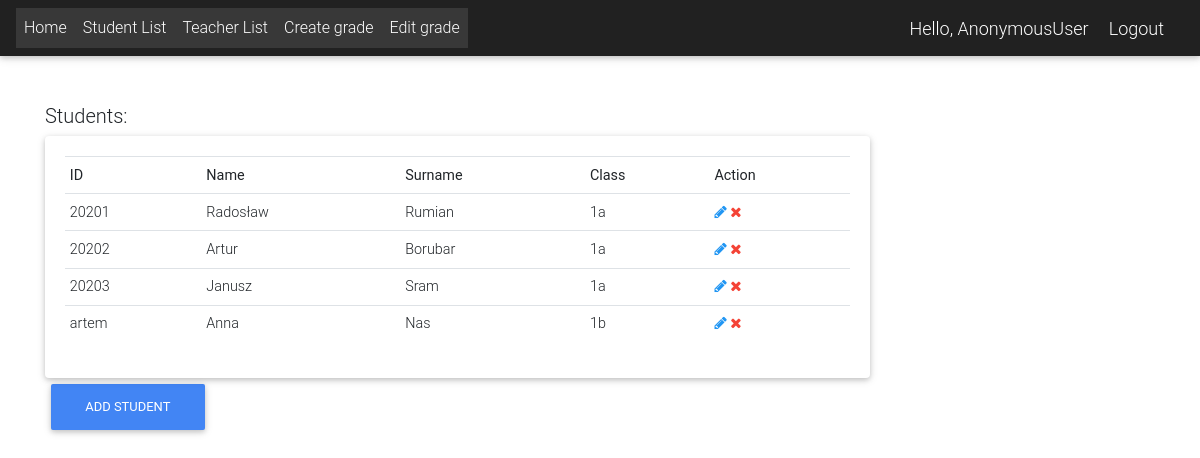
Before: /student_list/ with the older database file.
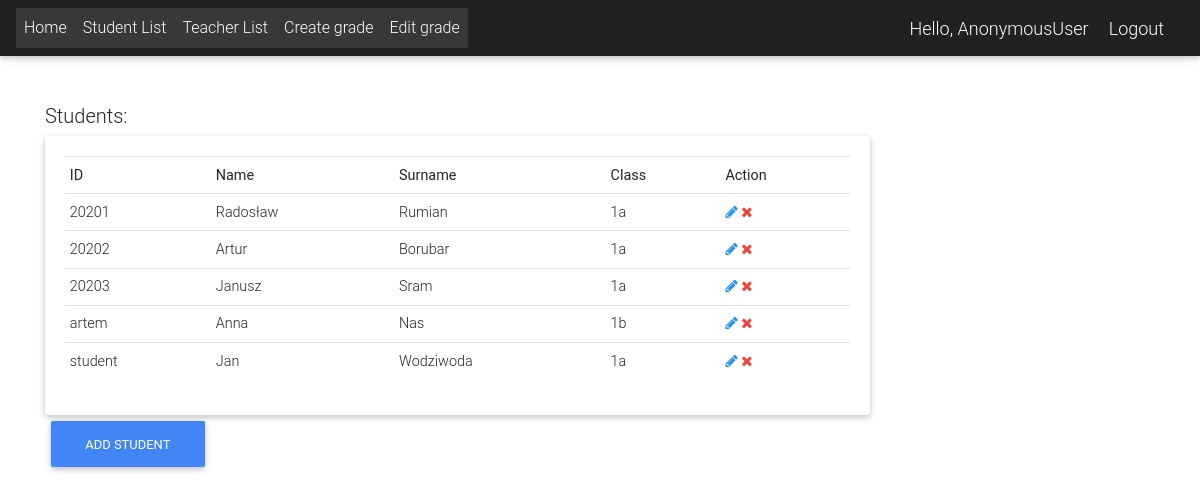
After: the same page with the newer database file.
### app/models.py (models this page shows, shortened)
class Student(models.Model):
    user = models.OneToOneField(User, on_delete=models.CASCADE)
    id_number = models.CharField(max_length=20, unique=True)
    students_class = models.CharField(choices=BRANCH, max_length=1, blank=True, null=True)
    year = models.CharField(choices=YEAR, max_length=1, blank=True, null=True)

class User(AbstractUser):
    is_student = models.BooleanField(default=False)
    is_teacher = models.BooleanField(default=False)
    phone = models.CharField(max_length=60, blank=True, null=True)
    address = models.CharField(max_length=60, blank=True, null=True)
    email = models.EmailField(blank=True, null=True)
    username_validator = ASCIIUsernameValidator()

### app/views.py (the view)
# urls.py: path('student_list/', student_list, name='student_list'),
def student_list(request):
    students = Student.objects.all()
    context = {
        'students': students,
    }
    return render(request, 'students/student_list.html', context)

### templates/students/student_list.html (shortened to what this page needs)
{% extends 'Links.html' %}
{% block content %}
<div class="container ">
    <br><br>
<div class="row">
    <div class="col-md-9">
        <h5>Students:</h5>
        <div class="card card-body">
            <table class="table table-sm">
                <tr>
                    <th>ID</th>
                    <th>Name</th>
                    <th>Surname</th>
                    <th>Class</th>
                    <th>Action</th>
                </tr>
                {% for s in students %}
                <tr>
                    <td>{{s.id_number}} </td>
                    <td>{{s.user.first_name}} </td>
                    <td>{{s.user.last_name}} </td>
                    <td>{{s.year}}{{s.students_class}} </td>
                    <td>
                        <a data-toggle="tooltip" title="Edit" href="{% url 'edit_student' pk=s.pk %}" class="blue-text"><i class="fa fa-pencil"></i></a>
                        <a data-toggle="tooltip" title="Delete" href="{% url 'delete_student' pk=s.pk %}" class="red-text"><i class="fa fa-times"></i></a>
                    </td>
                </tr>
                {% endfor %}
            </table>
        </div>
    <a class="btn btn-primary" href="{% url 'student_add' %}" role="button">Add Student</a>
    </div>
</div>
<br><br>
</div>
{% endblock %}

### templates/Links.html (shortened to what this page needs)
{% load static %}
<html>
    <head>
        <link rel="stylesheet" href="https://stackpath.bootstrapcdn.com/bootstrap/4.5.0/css/bootstrap.min.css">
        <link rel="stylesheet" href="https://maxcdn.bootstrapcdn.com/font-awesome/4.7.0/css/font-awesome.min.css">
        <link href="{% static 'css/bootstrap.min.css' %}" rel="stylesheet">
        <link href="{% static 'css/mdb.min.css' %}" rel="stylesheet">
    </head>
    <body>
        {% include 'navbar.html' %}
        {% block content %}{% endblock %}
        <br>
    </body>
</html>

### templates/navbar.html (shortened to what this page needs)
{% load static %}
<nav class="navbar navbar-expand-lg navbar-dark bg-dark">
  <div class="collapse navbar-collapse" id="navbarNav">
    <ul class="navbar-nav">
      <li class="nav-item active">
        <a class="nav-link" href="{% url 'home' %}">Home</a>
      </li>
     <li class="nav-item active">
        <a class="nav-link" href="{% url 'student_list' %}">Student List</a>
      </li>
     <li class="nav-item active">
        <a class="nav-link" href="{% url 'teacher_list' %}">Teacher List</a>
              </li>
             <li class="nav-item active">
        <a class="nav-link" href="{% url 'add_grade' %}">Create grade</a>
      </li>
             <li class="nav-item active">
        <a class="nav-link" href="{% url 'edit_grades' %}">Edit grade</a>
      </li>
    </ul>
  </div>
  <span class="greet">Hello, {{request.user}}</span>
  <span ><a  class="greet" href="{% url 'logout' %}">Logout</a></span>
</nav>

### templates/navbar.html (style rules this page uses)
.greet { font-size: 18px; color: #fff; margin-right: 20px; }

Changed rows visible on the page:
added Student: id_number "student", user.first_name "Jan", user.last_name "Wodziwoda", year "1", students_class "a"
